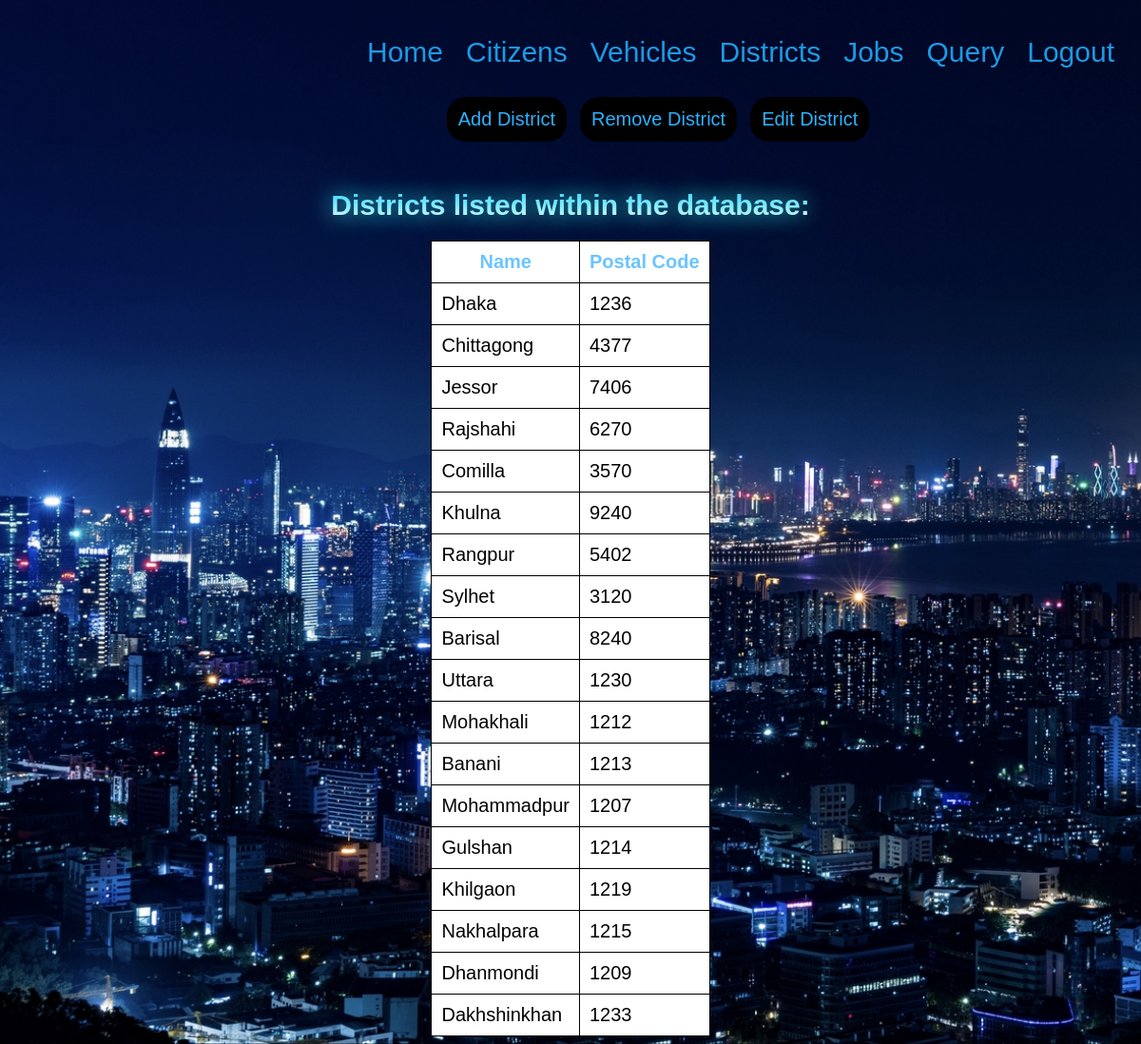
The app's page /ncdb/districts.php with its own data.
### tables this page shows
CREATE TABLE `districts` (
  `name` varchar(50) NOT NULL,
  `pcode` int(11) NOT NULL
);

### ncdb/districts.php (the view, shortened to what this page needs)
<html lang="en">
<head>
</head>
<body>
    <ul>
        <li><a href="home.php">Home</a></li>
        <li><a href="citizens.php">Citizens</a></li>
        <li><a href="vehicles.php">Vehicles</a></li>
        <li><a href="districts.php">Districts</a></li>
        <li><a href="jobs.php">Jobs</a></li>
        <li><a href="custom.php">Query</a></li>
        <li><a href="index.php" class="burn">Logout</a></li>
    </ul>
    <button style="margin-left:39%;" class="but" onclick="window.location.href='addd.php';">Add District</button>
    <button class="but" onclick="window.location.href='removed.php';">Remove District</button>
    <button class="but" onclick="window.location.href='editd.php';">Edit District</button>
    <h1>
        Districts listed within the database:
    </h1>
    <?php
    require_once("dbconnect.php");
    $sql = "SELECT * FROM districts";
    $result = mysqli_query($conn,$sql);
    if(mysqli_num_rows($result)!=0){
        ?>
        <table align="center" class=tab>
        <tr style="color: rgb(107, 196, 255)">
            <th>Name</th>
            <th>Postal Code</th>
        </tr>
    <?php
        while($row = mysqli_fetch_array($result)){
    ?>
        <tr>
            <td><?php echo $row[0] ?></td>
            <td><?php echo $row[1] ?></td>
        </tr>
    <?php
        }
    }
    ?>
    </table>
</body>
</html>

### ncdb/districts.php (style rules this page uses)
ul { margin:0px; padding:30px 20px; list-style-type: none; text-align: right; }
li { display: inline; margin-left:20px; font-size: 30px; }
a { color:rgb(28, 154, 228); text-decoration: none; transition: all 0.2s ease-in-out; font-family: Arial, Helvetica, sans-serif; }
body { background-image: url("welcome1.jpg"); -moz-background-size: cover; -webkit-background-size: cover; -o-background-size: cover; background-size: cover; }
h1 { color:white; text-align: center; font-size: 30px; font-family: Arial, Helvetica, sans-serif; text-shadow:0 0 25px rgb(56, 255, 255); margin-top: 50px; background: -webkit-linear-gradient(#33ccff, white); -webkit-background-clip: text; -webkit-text-fill-color: transparent; }
button { border-radius: 20px; font-size: 20px; background:black; padding: 10px; border-style: dotted; color: rgb(44, 178, 255); margin-left: 10px; transition: all 0.3s ease-in-out; }
table,th,td { padding:10px; font-size: 20px; background: white; border: 1px solid black; border-collapse: collapse; font-family: Arial, Helvetica, sans-serif; transition: all 0.3s ease-in-out; }

### records on screen
districts: name "Dhaka", pcode "1236"
districts: name "Chittagong", pcode "4377"
districts: name "Jessor", pcode "7406"
districts: name "Rajshahi", pcode "6270"
districts: name "Comilla", pcode "3570"
districts: name "Khulna", pcode "9240"
districts: name "Rangpur", pcode "5402"
districts: name "Sylhet", pcode "3120"
districts: name "Barisal", pcode "8240"
districts: name "Uttara", pcode "1230"
districts: name "Mohakhali", pcode "1212"
districts: name "Banani", pcode "1213"
districts: name "Mohammadpur", pcode "1207"
districts: name "Gulshan", pcode "1214"
districts: name "Khilgaon", pcode "1219"
districts: name "Nakhalpara", pcode "1215"
districts: name "Dhanmondi", pcode "1209"
districts: name "Dakhshinkhan", pcode "1233"
